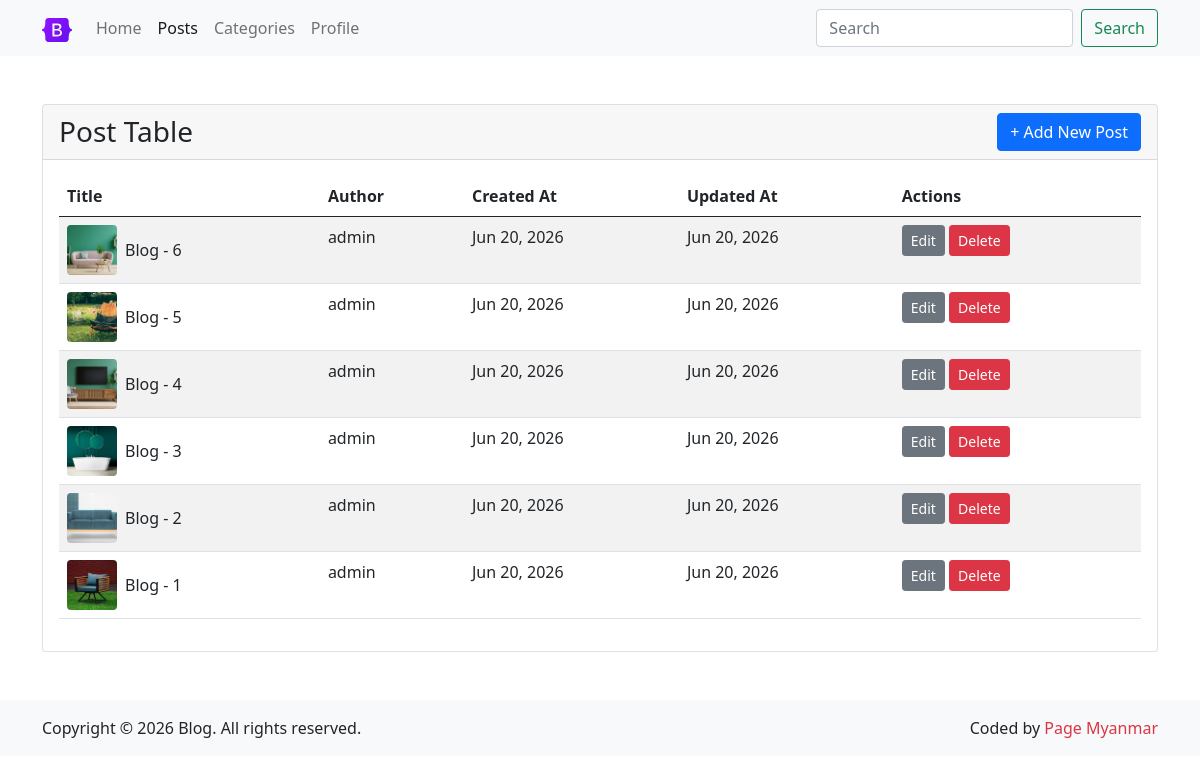
/post/list/ (signed in), run on the app's committed database.
### core/models.py (models this page shows, shortened)
class BaseModel(models.Model):
    id = models.UUIDField(primary_key=True, default=uuid.uuid4, editable=False)
    created_at = models.DateTimeField(auto_now_add=True)
    updated_at = models.DateTimeField(auto_now=True)
    class Meta:
        abstract = True

class PostModel(BaseModel):
    title = models.CharField(max_length=200)
    image = models.ImageField(upload_to="post_images")
    content = models.TextField()
    author = models.ForeignKey(User, on_delete=models.CASCADE, related_name="posts")
    category = models.ForeignKey(
        CategoryModel, on_delete=models.CASCADE, related_name="posts"
    )
    viewers = models.ManyToManyField(User, related_name="viewed_posts")
    is_active = models.BooleanField(default=True)
    class Meta:
        verbose_name_plural = "Posts"
        db_table = "posts"

### core/views.py (the view)
# urls.py: path("post/list/", views.post_list, name="post_list"),
@login_required(login_url="login")
def post_list(request):
    search = request.GET.get("search")
    posts = PostModel.objects.filter(is_active=True).order_by("-created_at")
    if search:
        posts = posts.filter(title__icontains=search)
    context = {"posts": posts, "search": search}
    return render(request, "post_list.html", context)

### templates/post_list.html (shortened to what this page needs)
{% extends "components/base.html" %}
{% load static %}
{% block body %}
<div class="card">
    <div class="card-header">
        <div class="d-flex justify-content-between align-items-center">
            <h1 class="h3 mb-0">Post Table</h1>
            {% if request.user.is_authenticated %}
            <a href="{% url 'post_create' %}" class="btn btn-primary">+ Add New Post</a>
            {% endif %}
        </div>
    </div>
    <div class="card-body">
        {% if posts %}
        <table class="table table-striped">
            <thead>
                <tr>
                    <th>Title</th>
                    <th>Author</th>
                    <th>Created At</th>
                    <th>Updated At</th>
                    {% if request.user.is_authenticated %}
                    <th>Actions</th>
                    {% endif %}
                </tr>
            </thead>
            <tbody>
                {% for post in posts %}
                <tr>
                    <td>
                        <div class="d-flex align-items-center">
                            {% if post.image %}
                            <img src="{{ post.image.url }}" alt="{{ post.title }}" class="rounded me-2"
                                style="width: 50px; height: 50px; object-fit: cover;">
                            {% else %}
                            <img src="{% static 'images/placeholder.png' %}" alt="{{ post.title }}" class="rounded me-2"
                                style="width: 50px; height: 50px; object-fit: cover;">
                            {% endif %}
                            <span>{{ post.title }}</span>
                        </div>
                    </td>
                    <td>{{ post.author.username }}</td>
                    <td>{{ post.created_at|date:"M d, Y" }}</td>
                    <td>{{ post.updated_at|date:"M d, Y" }}</td>
                    {% if request.user.is_authenticated and request.user == post.author %}
                    <td>
                        <a href="{% url 'post_update' post.id %}" class="btn btn-sm btn-secondary">Edit</a>
                        <a href="{% url 'post_delete' post.id %}" class="btn btn-sm btn-danger">Delete</a>
                    </td>
                    {% endif %}
                </tr>
                {% endfor %}
            </tbody>
        </table>
        {% else %}
        <p class="text-center mb-0">No posts available.</p>
        {% endif %}
    </div>
</div>
{% endblock %}

### data on the page
PostModel: image (picture), title "Blog - 6", author.username "admin", created_at "Jun 20, 2026", updated_at "Jun 20, 2026", shows "Edit"
PostModel: image (picture), title "Blog - 5", author.username "admin", created_at "Jun 20, 2026", updated_at "Jun 20, 2026", shows "Edit"
PostModel: image (picture), title "Blog - 4", author.username "admin", created_at "Jun 20, 2026", updated_at "Jun 20, 2026", shows "Edit"
PostModel: image (picture), title "Blog - 3", author.username "admin", created_at "Jun 20, 2026", updated_at "Jun 20, 2026", shows "Edit"
PostModel: image (picture), title "Blog - 2", author.username "admin", created_at "Jun 20, 2026", updated_at "Jun 20, 2026", shows "Edit"
PostModel: image (picture), title "Blog - 1", author.username "admin", created_at "Jun 20, 2026", updated_at "Jun 20, 2026", shows "Edit"
